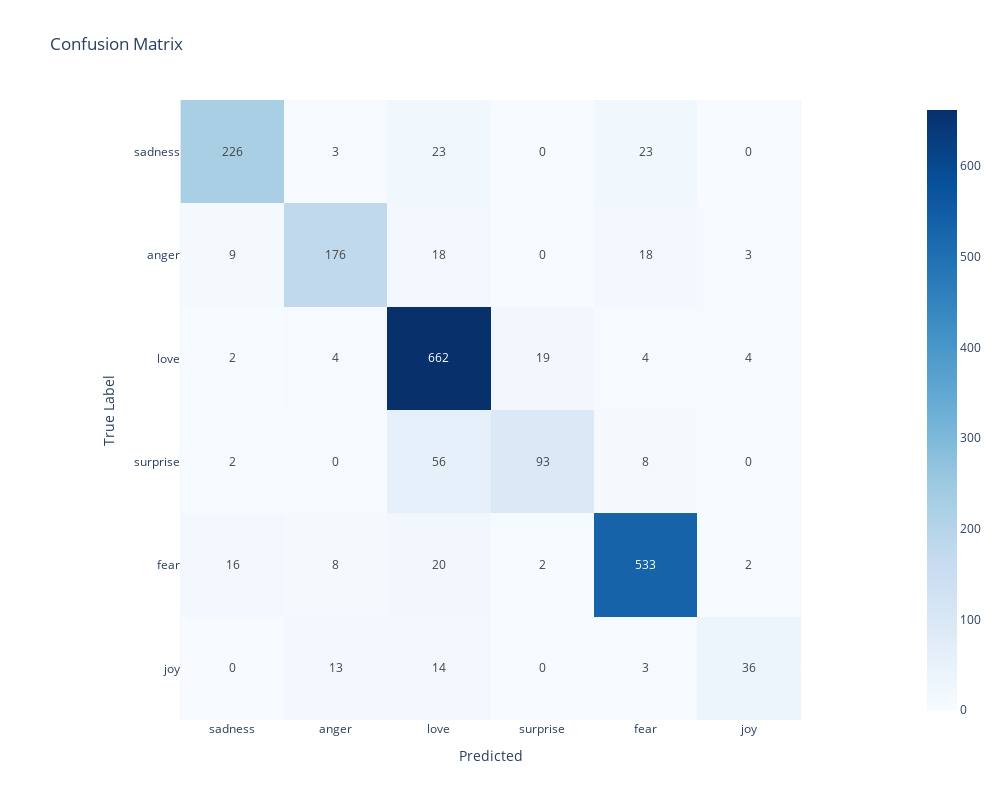

Write notebook code for a chart like this one.
### Code cell
model = Model(X_train, y_train, X_test, y_test, SVC(random_state = 42), TfidfVectorizer(), balancer=SMOTE(random_state=42))
model.fit()
y_pred = model.predict()
model.report(y_pred, class_labels)

### Figure 1 — Plotly figure (JSON) as saved in the notebook; plotly's stock layout.template omitted (floating-point values rounded to 4 significant figures)
{"data": [{"coloraxis": "coloraxis", "hovertemplate": "Predicted: %{x}<br>True Label: %{y}<br>color: %{z}<extra></extra>", "name": "0", "texttemplate": "%{z}", "type": "heatmap", "x": ["sadness", "anger", "love", "surprise", "fear", "joy"], "xaxis": "x", "y": ["sadness", "anger", "love", "surprise", "fear", "joy"], "yaxis": "y", "z": [[226, 3, 23, 0, 23, 0], [9, 176, 18, 0, 18, 3], [2, 4, 662, 19, 4, 4], [2, 0, 56, 93, 8, 0], [16, 8, 20, 2, 533, 2], [0, 13, 14, 0, 3, 36]]}], "layout": {"coloraxis": {"colorscale": [[0, "rgb(247,251,255)"], [0.125, "rgb(222,235,247)"], [0.25, "rgb(198,219,239)"], [0.375, "rgb(158,202,225)"], [0.5, "rgb(107,174,214)"], [0.625, "rgb(66,146,198)"], [0.75, "rgb(33,113,181)"], [0.875, "rgb(8,81,156)"], [1, "rgb(8,48,107)"]]}, "height": 800, "title": {"text": "Confusion Matrix"}, "width": 1000, "xaxis": {"anchor": "y", "constrain": "domain", "domain": [0, 1], "scaleanchor": "y", "title": {"text": "Predicted"}}, "yaxis": {"anchor": "x", "autorange": "reversed", "constrain": "domain", "domain": [0, 1], "title": {"text": "True Label"}}}}
